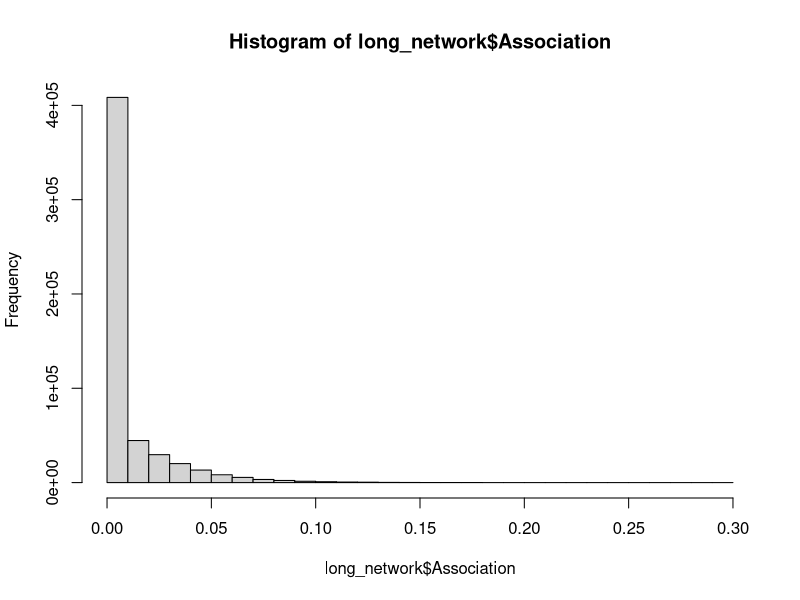
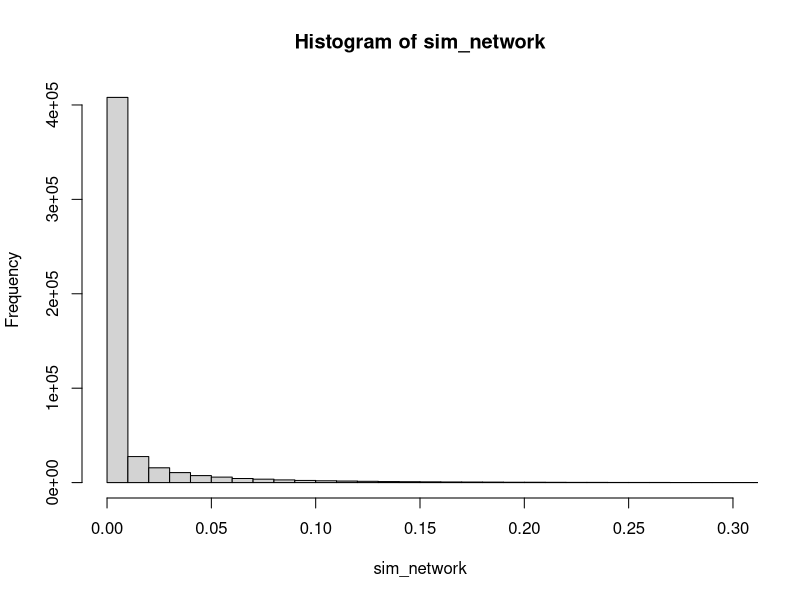

Generate these figures, in order, with R:
# Creating fake association network from Zach's data
# see "social_associations_cleanup.R" in Case Studies repo

library(tidyr)

set.seed <- 5

## load associations from Zach for 735 EMB Zc over all years of monitoring
# 0s mean those individuals never overlapped (between or within years)
network <- read.csv("Data/social_network_associations_zac_EMB.csv")

# wide to long format
long_network <- network %>% 
  pivot_longer(!ID, names_to = "Buddy_ID", values_to = "Association")

# remove self-associations and make 0s non-zero
long_network <- long_network[-which(long_network$ID == long_network$Buddy_ID),]
long_network$Association[which(long_network$Association == 0)] <- 0.0000001

# check stats and viz
max(long_network$Association)
mean(long_network$Association)
hist(long_network$Association, breaks = seq(0, 0.3, 0.01))

# fit a beta dist to it
start_vals <- list(shape1 = 0.1, shape2 = 10)
fit <- MASS::fitdistr(x = long_network$Association, densfun = "beta", start = start_vals)

# simulate fake data from the fitted beta and viz it
# round so almost-zeroes become zeroes again - janky zi workaround
sim_network <- round(rbeta(500000, fit$estimate[1], fit$estimate[2]), digits = 3)
max(sim_network)
mean(sim_network)
hist(sim_network, breaks = seq(0, 1, 0.01), xlim = c(0, 0.3))
